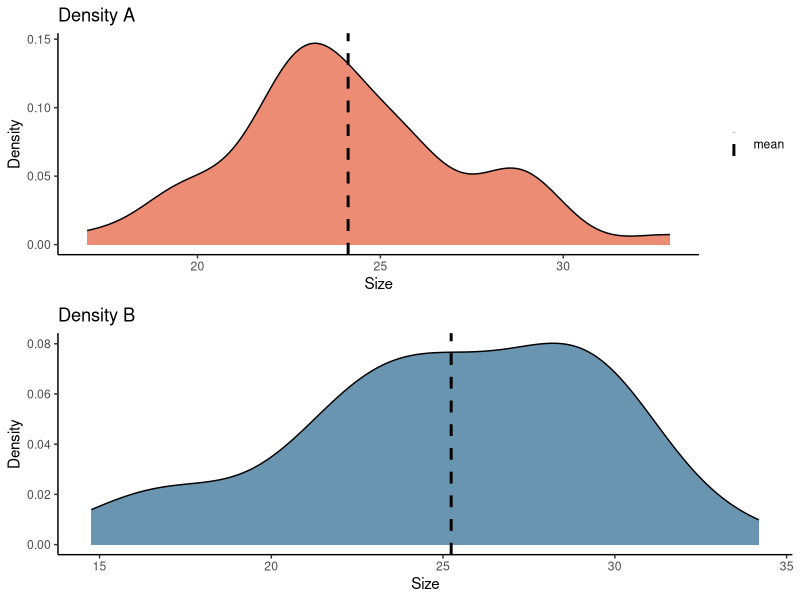
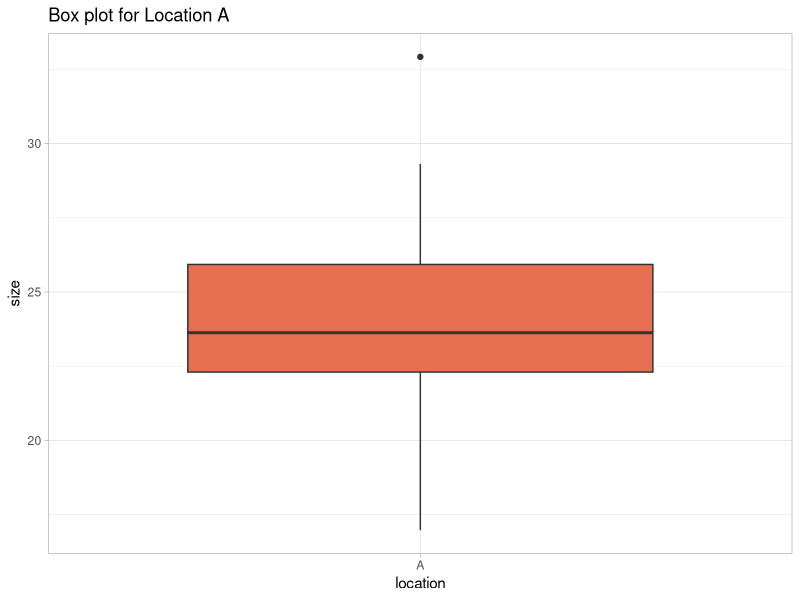
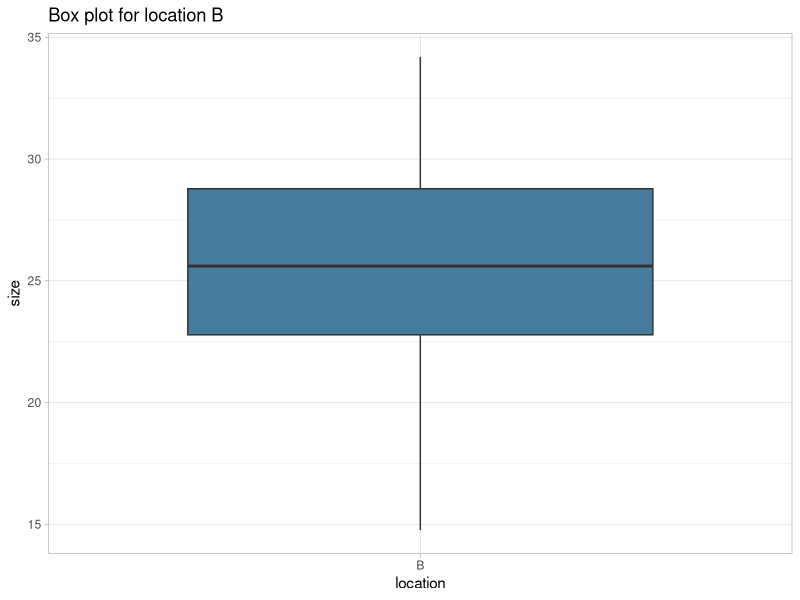

Recreate these plots in R, in order.
## ---- chunk 1
library(tidyverse)
library(broom)
library(purrr)
library(cowplot)
## ---- chunk 2
# Load the `wings` dataset that contains the insect wing length measured in two different locations.
wings <- read_delim("wings.csv")
wings
## ---- chunk 3

# Brief summary of our dataset
# The variables under the `size` column are continuous - because they take real numbered values. The variables under the `location` column on the other hand are categorical.
## ---- chunk 4
# Before doing anything, we would like to have an idea of how much data we are dealing with: globally and per location. How many observations do we have per location?

wings %>%
  group_by(location) %>%
  summarise(n_obs = n())
## ---- chunk 5
# Now that we have an idea of how much data we are dealing with, let's represent the densities of our datasets graphically.
wings %>%
  filter(location == "A") %>%
  ggplot(aes(x = size)) +
  geom_density(fill = "#e76f51", alpha = 0.8) +
  theme_classic() +
  labs(title = "Density A",
       x = "Size",
       y = "Density") +
  geom_vline(aes(xintercept = mean(size), colour = "mean"), linetype = "dashed", size = 1) +
  theme(legend.title = element_blank()) +
  scale_color_manual(values = c(mean = "black")) -> plot_a
  
wings %>%
  filter(location == "B") %>%
  ggplot(aes(x = size)) +
  geom_density(fill = "#457b9d", alpha = 0.8) +
  theme_classic() +
  labs(title = "Density B",
       x = "Size",
       y = "Density") +
  geom_vline(aes(xintercept = mean(size)), linetype = "dashed", size = 1) -> plot_b

plot_grid(plot_a, plot_b, nrow = 2)
## ---- chunk 6
# To study the medians of the different locations, we can also use a box plot

wings %>%
  filter(location == "A") %>%
  ggplot(aes(x = location,
             y = size)) +
  geom_boxplot(fill = "#e76f51") +
  labs(title = "Box plot for Location A") +
  theme_light()
## ---- chunk 7
wings %>%
  filter(location == "B") %>%
  ggplot(aes(x = location,
             y = size)) +
  geom_boxplot(fill = "#457b9d") +
  labs(title = "Box plot for location B") +
  theme_light()
## ---- chunk 8
# Observing the box plots, we can see the medians of the two locations appear different.
## ---- chunk 9
# To test normality, I will use a shapiro test.
wings %>%
  nest_by(location) %>%
  mutate(norm_test = map(data, shapiro.test),
         tidied = tidy(norm_test)) %>%
  unnest(tidied)
## ---- chunk 10
# Observation: From the output of the result, the p-values are > 0.05 implying that the distributions of locations A and B are not significantly different from the normal distribution. We can assume there is strong evidence A and B follow the normal distribution.
## ---- chunk 11

wings %>%
  nest_by(location) %>%
  pivot_wider(names_from = location,
              values_from = data) %>%
  mutate(test = tidy(var.test(unlist(A), unlist(B)))) %>%
  unpack(test)

# Based on the p-value, we can conclude the variances are different between the 2 locations.

# The consequence for the t-test chosen is that we will conduct the test with a welch correction/adjustment.
## ---- chunk 12
# A simple manual test
wings %>%
  group_by(location) %>%
  summarise(variance = var(size),
            mean = mean(size))
## ---- chunk 13
# H_1 = The means of the two locations are equal.
# H_1 = The means of the two locations are unequal.
## ---- chunk 14
wings %>%
  nest_by(location) %>%
  pivot_wider(names_from = location,
              values_from = data) -> wings_long

t.test(Pair(unlist(A), unlist(B)) ~ 1, data = wings_long, var.equal = FALSE)
## ---- chunk 15
# CONCLUSION
# Judging from the result of our p-value, we can conclude there is a weak evidence that the means are unequal. This mean the means are not significantly different from each other.
